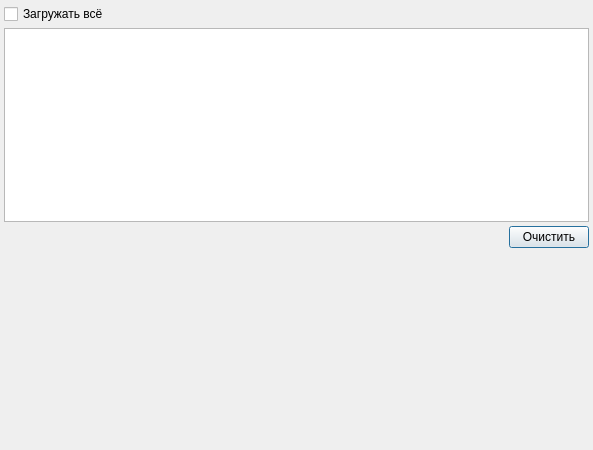
<ui version="4.0" >
 <class>ImportRbUnit_Wizard_2</class>
 <widget class="QDialog" name="ImportRbUnit_Wizard_2" >
  <property name="windowModality" >
   <enum>Qt::NonModal</enum>
  </property>
  <property name="geometry" >
   <rect>
    <x>0</x>
    <y>0</y>
    <width>593</width>
    <height>450</height>
   </rect>
  </property>
  <property name="windowTitle" >
   <string>Список записей</string>
  </property>
  <layout class="QGridLayout" >
   <property name="margin" >
    <number>4</number>
   </property>
   <property name="spacing" >
    <number>4</number>
   </property>
   <item row="2" column="0" >
    <widget class="QSplitter" name="splitterTree" >
     <property name="orientation" >
      <enum>Qt::Horizontal</enum>
     </property>
     <widget class="QTableWidget" name="tblEvents" />
    </widget>
   </item>
   <item row="3" column="0" >
    <layout class="QHBoxLayout" >
     <property name="spacing" >
      <number>6</number>
     </property>
     <property name="margin" >
      <number>0</number>
     </property>
     <item>
      <spacer>
       <property name="orientation" >
        <enum>Qt::Horizontal</enum>
       </property>
       <property name="sizeHint" stdset="0" >
        <size>
         <width>40</width>
         <height>20</height>
        </size>
       </property>
      </spacer>
     </item>
     <item>
      <widget class="QPushButton" name="btnClearSelection" >
       <property name="text" >
        <string>Очистить</string>
       </property>
      </widget>
     </item>
    </layout>
   </item>
   <item row="0" column="0" >
    <layout class="QHBoxLayout" >
     <item>
      <widget class="QCheckBox" name="chkImportAll" >
       <property name="text" >
        <string>Загружать всё</string>
       </property>
      </widget>
     </item>
     <item>
      <spacer>
       <property name="orientation" >
        <enum>Qt::Horizontal</enum>
       </property>
       <property name="sizeHint" stdset="0" >
        <size>
         <width>40</width>
         <height>20</height>
        </size>
       </property>
      </spacer>
     </item>
    </layout>
   </item>
   <item row="4" column="0" >
    <widget class="QLabel" name="statusLabel" >
     <property name="text" >
      <string/>
     </property>
    </widget>
   </item>
  </layout>
 </widget>
 <resources/>
 <connections/>
</ui>
